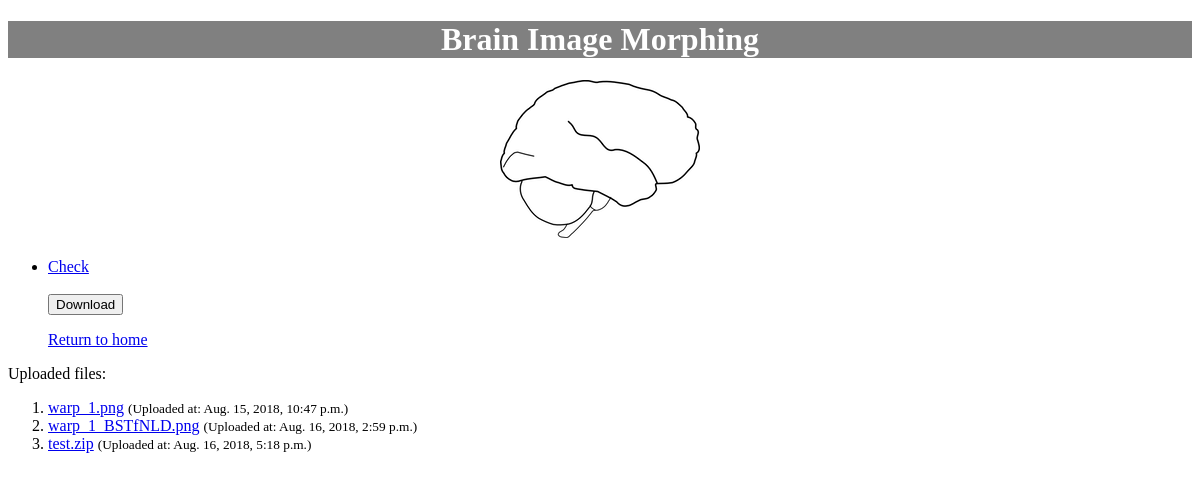
The page /registration/list_of_images on the database as committed earlier.
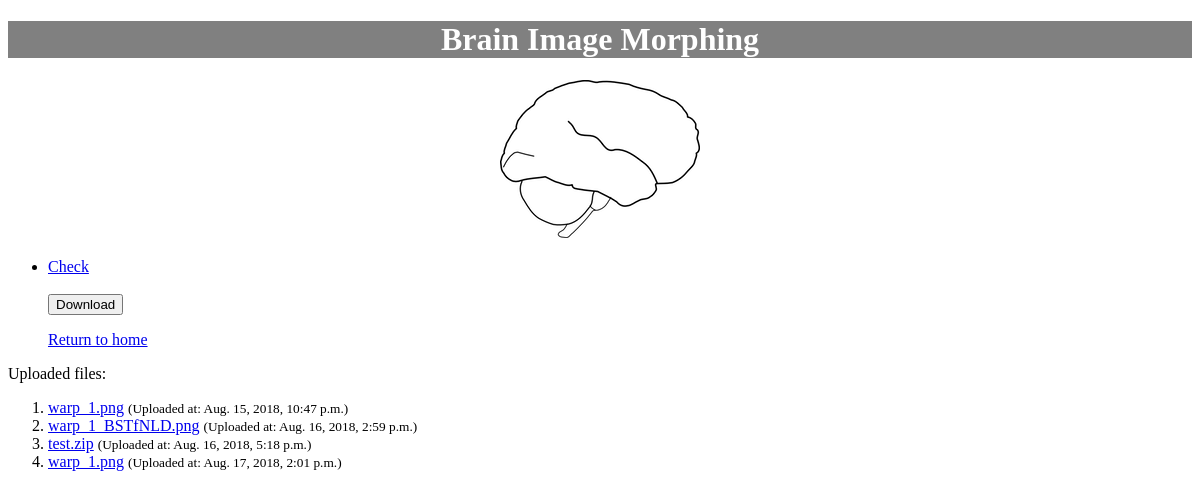
The same page on the database as committed later.
### registration/models.py (models this page shows)
class Document(models.Model):
    description = models.CharField(max_length=255, blank=True)
    document = models.FileField(upload_to='uploads/')
    uploaded_at = models.DateTimeField(auto_now_add=True)

### registration/views.py (the view)
# urls.py: path('list_of_images', views.list_of_images, name='list_of_images'),
def list_of_images(request):
    uploads = Document.objects.all()
    return render(request, 'registration/list_of_images.html', { 'uploads': uploads })

### registration/templates/registration/list_of_images.html (shortened to what this page needs)
{% load static %}
<!DOCTYPE html>
<html>
<head>
</head>
<body>
{% block content %}
  <header id="title"> <h1> Brain Image Morphing </h1> </header>
  <center><img src="{% static './img/ideal.png' %}" alt="rat_brain"></center>
    <ul>
      <li>
        <a href="{% url 'registration:test_print' %}">Check</a>
        <div>
          <form action="{% url 'registration:upload_file' %}" method="POST">
            <br>
            <input id="submit" type="submit" value="Download" />
        </form>
        </div>
        <div>
          <p><a href="{% url 'registration:index' %}">Return to home</a></p>
        </div>
      </li>
    </ul>
  <p>Uploaded files:</p>
  <ol>
    {% for obj in uploads %}
      <li>
      <a href="{{ obj.document.url }}">{{ obj.document.name }}</a>
      <small>(Uploaded at: {{ obj.uploaded_at }})</small>
    </li>
    {% endfor %}
  </ol>
{% endblock %}
</body>
</html>

Rows that differ between the two databases and show on the page:
added Document: document.name "warp_1.png", uploaded_at "Aug. 17, 2018, 2:01 p.m."
